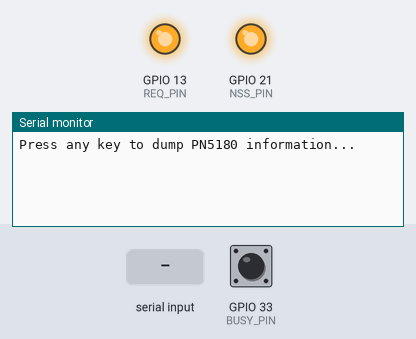
Bench run of a program on a simulated ESP32. Parts: output pins drawn as LEDs (lit = HIGH), the last lines printed to the serial monitor. The inputs (shaded band) are chosen by the test bench; at power-on: GPIO 33 (BUSY_PIN) LOW. Pins used as bus, display or sensor lines are not drawn.

Above: at 1.2 s.
1.3 s: "1" received over Serial
2.8 s: GPIO 33 (BUSY_PIN) driven HIGH
At 3.7 s:
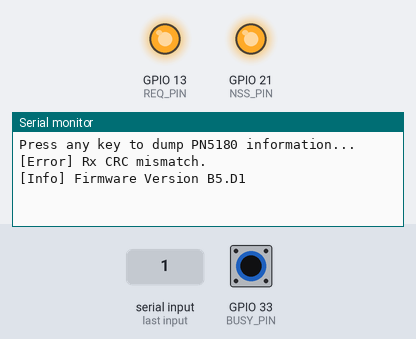
4.3 s: GPIO 33 (BUSY_PIN) pulsed LOW 2 times (0.12 s each, 0.3 s apart)
At 6.0 s:
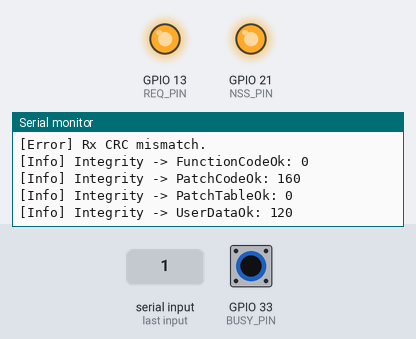
6.4 s: GPIO 33 (BUSY_PIN) pulsed LOW 5 times (0.12 s each, 0.3 s apart)
At 7.5 s:
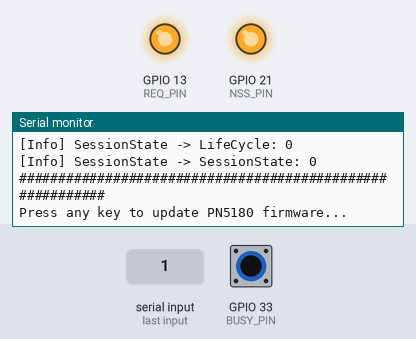

Measured:
- after the input at 2.8 s, the serial monitor: prints a new line at once (image 1)
- after the input at 4.3 s, the serial monitor: prints a new line after 0.12 s (image 2)
- after the input at 6.4 s, the serial monitor: prints a new line after 0.12 s (image 3)

The program:

main.cpp
```cpp
#include <Arduino.h>
#include "Firmware.h"
#include "PN5180_Firmware.h"

#define REQ_PIN 13
#define NSS_PIN 21
#define RST_PIN 22
#define BUSY_PIN 33

#define SCK_PIN 18
#define MISO_PIN 19
#define MOSI_PIN 23

PN5180_Firmware Pn5180(RST_PIN, BUSY_PIN, REQ_PIN, NSS_PIN, MOSI_PIN, MISO_PIN, SCK_PIN);

void setup() {
  Serial.begin(115200L);

  Pn5180.Begin();
}

void dumpInformation() {
  Serial.println("Press any key to dump PN5180 information...");
  Serial.flush();

  while (!Serial.available());
  while (Serial.available()) {
    Serial.read();
  }
  Serial.flush();

  Pn5180.End();
  Serial.end();
  Serial.begin(115200L);

  Pn5180.Begin();

  uint8_t MajorVersion, MinorVersion;
  uint8_t* DieId = (uint8_t*)malloc(PN5180_DL_GETDIEID_DIEID_LEN * sizeof(uint8_t));

  Pn5180.GetFirmwareVersion(&MajorVersion, &MinorVersion);
  Serial.print("[Info] Firmware Version ");
  Serial.print(MajorVersion, HEX);
  Serial.print(".");
  Serial.println(MinorVersion, HEX);

  Pn5180.GetDieID(DieId);
  Serial.print("[Info] DieID : ");
  Pn5180.PrintHex8(DieId, PN5180_DL_GETDIEID_DIEID_LEN);
  free(DieId);

  PN5180_DOWNLOAD_INTEGRITY_INFO_T IntegrityInfo;
  Pn5180.CheckIntegrity(&IntegrityInfo);
  Serial.print("[Info] Integrity -> FunctionCodeOk: ");
  Serial.println(IntegrityInfo.FunctionCodeOk);

  Serial.print("[Info] Integrity -> PatchCodeOk: ");
  Serial.println(IntegrityInfo.PatchCodeOk);

  Serial.print("[Info] Integrity -> PatchTableOk: ");
  Serial.println(IntegrityInfo.PatchTableOk);

  Serial.print("[Info] Integrity -> UserDataOk: ");
  Serial.println(IntegrityInfo.UserDataOk);

  PN5180_DOWNLOAD_SESSION_STATE_INFO SessionStateInfo;
  Pn5180.CheckSessionState(&SessionStateInfo);
  Serial.print("[Info] SessionState -> LifeCycle: ");
  Serial.println(SessionStateInfo.LifeCycle);

  Serial.print("[Info] SessionState -> SessionState: ");
  Serial.println(SessionStateInfo.SessionState);
}

void updateFirmware() {
  Serial.println("Press any key to update PN5180 firmware...");
  Serial.flush();

  while (!Serial.available());
  while (Serial.available()) {
    Serial.read();
  }
  Serial.flush();

  Pn5180.End();
  Serial.end();
  Serial.begin(115200L);
  Pn5180.Begin();

  if (Pn5180.DoUpdateFirmware((uint8_t*) PN5180_FIRMWARE, PN5180_FIRMWARE_SIZE)) {
    Serial.println("[Info] Update Success.\n");
  } else {
    Serial.println("[Error] Update Failed.\n");
  }
}


void loop() {
  dumpInformation();
  Serial.println("##########################################################");
  updateFirmware();
  Serial.println("##########################################################");
  dumpInformation();
  Serial.println("##########################################################");
}
```

Source omitted: Firmware.h (data table, 206699 bytes)
